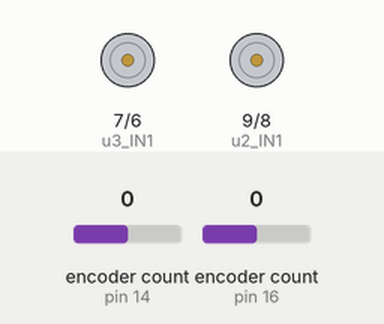
Bench run of a sketch on a simulated Arduino Uno, built with avr-gcc and run on an emulated ATmega328P. Parts: motor-driver pin pairs drawn as motors (green arrow = first pin HIGH = forward, orange = second pin HIGH = backward, longer = more drive). The inputs (shaded band) are chosen by the test bench; at power-on: encoder count (sensors on pin 14, pin 16) 0. What the sketch prints to the serial monitor is not drawn.

Above: at 0.1 s.
At 8.2 s:
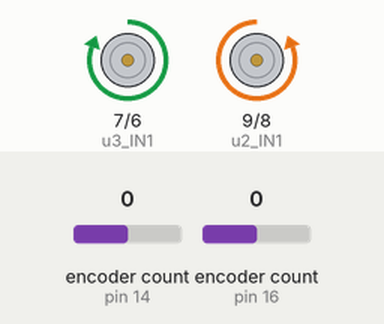
8.3 s: encoder count (sensor on pin 14) set to 1
11.3 s: encoder count (sensor on pin 16) set to 1
14.3 s: encoder count (sensor on pin 14) set to 2
17.3 s: encoder count (sensor on pin 16) set to 2
Timing chart, 0 to 20.3 s (numbered marks = the images above; inputs shaded):
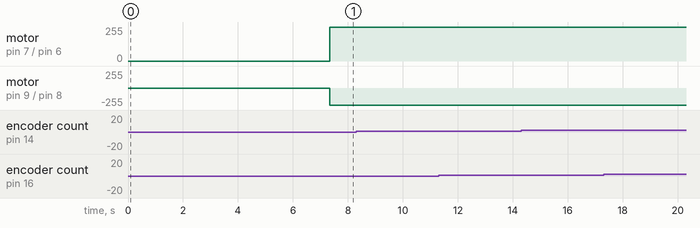

Measured:
- after the input at 8.3 s, every drawn part: stays the same
- after the input at 11.3 s, every drawn part: stays the same
- after the input at 14.3 s, every drawn part: stays the same
- after the input at 17.3 s, every drawn part: stays the same

The sketch:

velocity_control_loop.ino
```cpp
#include <Encoder.h>

const int ENCODER_IN3 = 16; // Drive 2 connected to U3
const int ENCODER_IN4 = 17; // Drive 2
const int ENCODER_IN5 = 14; // Drive 1 NEW PINS (right) connected to U2
const int ENCODER_IN6 = 21; // Drive 1 NEW PINS
const int FAN = 20;
const int u2_IN2 = 8; //right
const int u2_IN1 = 9;
const int u3_IN2 = 6;
const int u3_IN1 = 7; // left

// const int START_SIG = 22; // Pin 22 is connected to button

Encoder drive1Encoder(ENCODER_IN5, ENCODER_IN6);    // This will also set the pins as INPUT
Encoder drive2Encoder(ENCODER_IN3, ENCODER_IN4);  // left


// Speed control parameters
float Kp = 0.016;                 // Proportional gain for speed control
float motor_calibration = 1.0045;  // Adjust after testing
float right_target_speed = 1600;
// float left_target_speed = right_target_speed * motor_calibration;;   // ticks per second
float left_target_speed = right_target_speed;;   // ticks per second


// Control loop state
long prevLeftPos = 0;
long prevRightPos = 0;
int leftPWMOutput = 40;  // Start at some base PWM
int rightPWMOutput = 40;
unsigned long lastTime = 0;

void setup() {
  Serial.begin(9600);
  pinMode(u2_IN1, OUTPUT);
  pinMode(u2_IN2, OUTPUT);
  pinMode(u3_IN1, OUTPUT);
  pinMode(u3_IN2, OUTPUT);
  drive1Encoder.write(0);
  drive2Encoder.write(0);
  delay (7000);
}

void loop() {
  unsigned long currentTime = millis();
  float deltaTime = (currentTime - lastTime) / 1000.0;  // seconds

  if (deltaTime >= 0.01) {
    long currentLeftPos = drive2Encoder.read();
    long currentRightPos = drive1Encoder.read();

    // Calculate speed in ticks per second
    float left_speed = (currentLeftPos - prevLeftPos) / deltaTime;
    float right_speed = (currentRightPos - prevRightPos) / deltaTime;

    // Calculate error
    float adjustment = left_target_speed - left_speed;
    float left_error = left_target_speed - left_speed;
    float right_error = right_target_speed - right_speed;

    leftPWMOutput += Kp * left_error;
    rightPWMOutput += Kp * right_error;

    // Constrain PWM values
    leftPWMOutput = constrain(leftPWMOutput, 0, 240);
    rightPWMOutput = constrain(rightPWMOutput, 0, 240);

    // Apply PWM
    setMotorSpeeds(leftPWMOutput, rightPWMOutput);

    // Debugging
    Serial.print("L error: "); Serial.print(left_error);
    Serial.print(" | R error: "); Serial.print(right_error);
    Serial.print(" | Left Speed: "); Serial.print(left_speed);
    Serial.print(" | Right Speed: "); Serial.print(right_speed);
    Serial.print(" | Left PWM: "); Serial.print(leftPWMOutput);
    Serial.print(" | Right PWM: "); Serial.print(rightPWMOutput);
    Serial.print(" | Adjustment: "); Serial.println(adjustment);

    // Update previous values
    prevLeftPos = currentLeftPos;
    prevRightPos = currentRightPos;
    lastTime = currentTime;
  }
}

// Function to set motor speeds and directions
void setMotorSpeeds(int left_speed, int right_speed) {
  // Control left motor
  analogWrite(u3_IN1, left_speed);
  analogWrite(u3_IN2, LOW);
  // // Control right motor
  analogWrite(u2_IN1, LOW);
  analogWrite(u2_IN2, right_speed);
}
```
